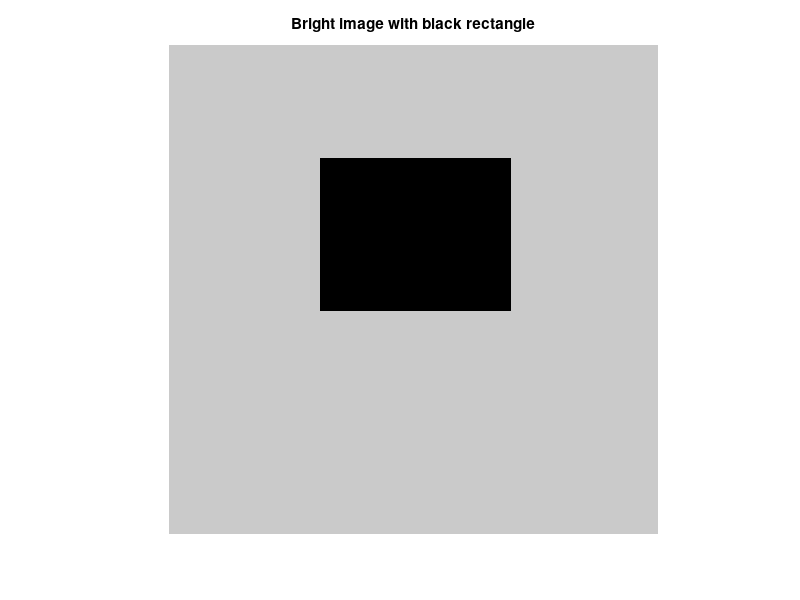

This figure's MATLAB source:
% Create a bright image with a black rectangle
img = ones(256, 256, 'uint8') * 200;  % 256x256 bright gray image

% Black rectangle: top-left (80, 60), width 100, height 80
img(60:139, 80:179) = 0;

imwrite(img, 'bright_with_rect.png');
%save('img.mat', 'img');

imshow(img);
title('Bright image with black rectangle');
